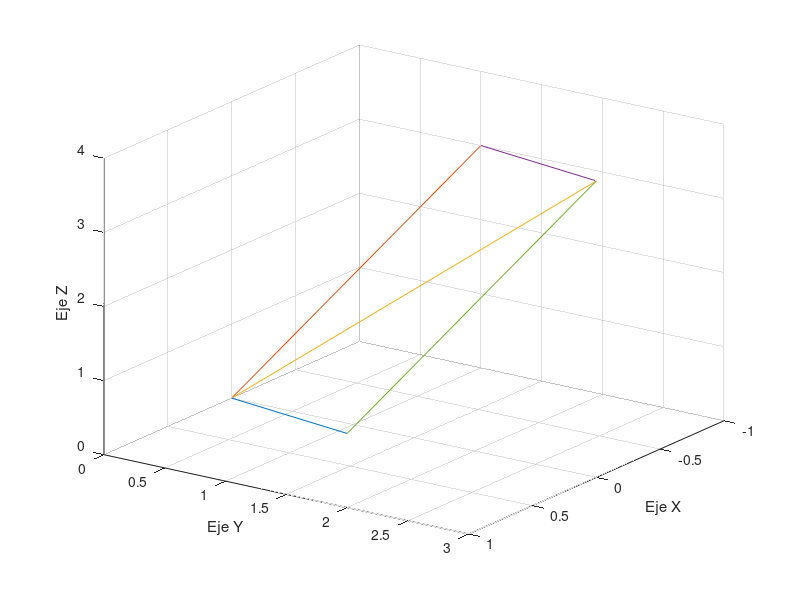

MATLAB code to generate this figure:
% a=inputdlg('Ingrese los valores para el VECTOR 1, en R a la 3');
% a=str2num(a{1});
% b=inputdlg('Ingrese los valores para el VECTOR 2, en R a la 3');
% b=str2num(b{1});
a=[0 1; 0 2; 0 1];
b=[0 -1; 0 1; 0 3];
plot3(a(1,:), a(2,:), a(3,:))
view([125, 25])
grid on
hold on
plot3(b(1,:), b(2,:), b(3,:))
c=a+b;
plot3(c(1,:), c(2,:), c(3,:))
a1=[-1 0; 1 3; 3 4]
plot3(a1(1,:), a1(2,:), a1(3,:))
b1=[1 0; 2 3; 1 4]
plot3(b1(1,:), b1(2,:), b1(3,:))
xlabel('Eje X')
ylabel('Eje Y')
zlabel('Eje Z')